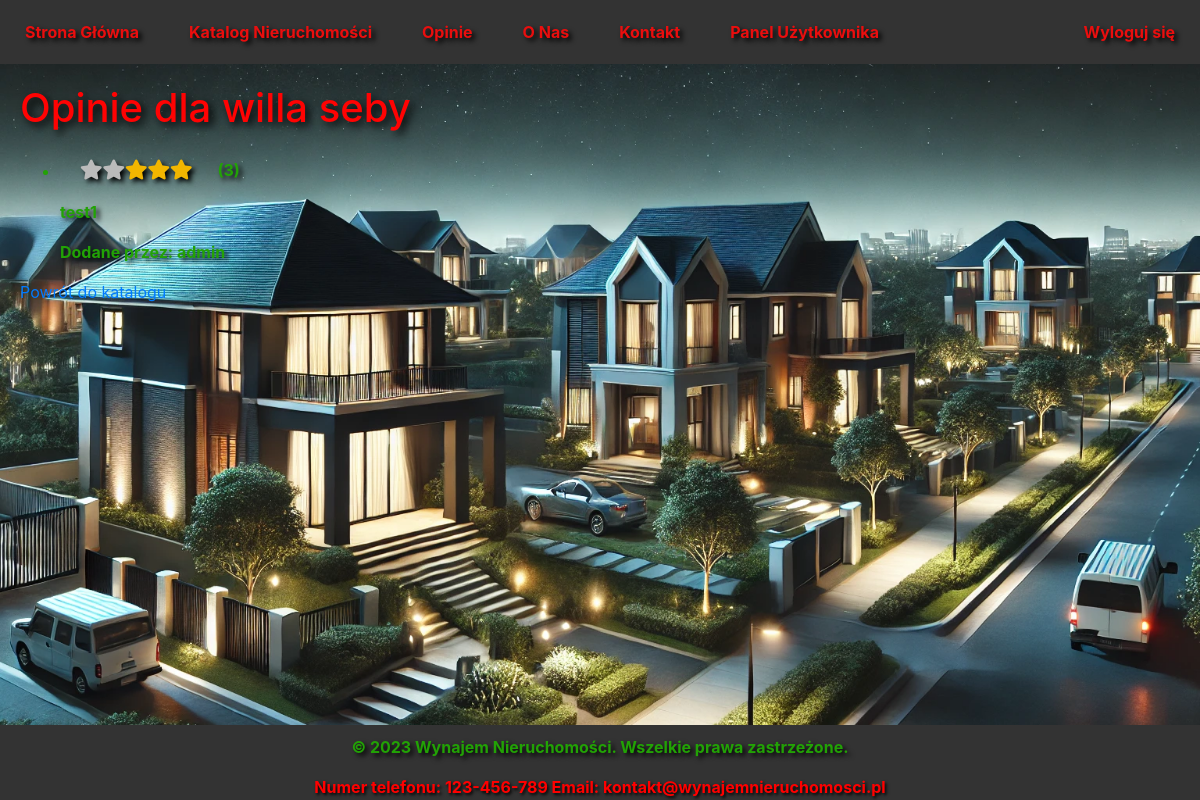
/opinie/1 (signed in), run on the app's committed database.
### app.py (models this page shows, shortened)
class Nieruchomosc(db.Model):
    id = db.Column(db.Integer, primary_key=True)
    nazwa = db.Column(db.String(100), nullable=False)
    lokalizacja = db.Column(db.String(100), nullable=False)
    cena_dzienna = db.Column(db.Float, nullable=False)
    opis = db.Column(db.Text, nullable=True)
    image_file = db.Column(db.String(100), nullable=False, default='default.jpg')  # Upewnij się, że kolumna istnieje
    wynajmy = db.relationship('Wynajem', backref='nieruchomosc', lazy=True)
    opinions = db.relationship('Opinion', back_populates='nieruchomosc', lazy=True)
    zdjecia = db.relationship('Zdjecie', backref='nieruchomosc', lazy=True)
    rentals = db.relationship('Rental', back_populates='nieruchomosc', cascade="all, delete-orphan")

class Opinion(db.Model):
    id = db.Column(db.Integer, primary_key=True)
    nieruchomosc_id = db.Column(db.Integer, db.ForeignKey('nieruchomosc.id'), nullable=False)
    user_id = db.Column(db.Integer, db.ForeignKey('user.id'), nullable=False)
    rating = db.Column(db.Integer, nullable=False)
    comment = db.Column(db.Text, nullable=False)
    nieruchomosc = db.relationship('Nieruchomosc', back_populates='opinions')
    user = db.relationship('User', back_populates='opinions')

class User(db.Model, UserMixin):
    id = db.Column(db.Integer, primary_key=True)
    username = db.Column(db.String(150), nullable=False, unique=True)
    password = db.Column(db.String(150), nullable=False)
    is_admin = db.Column(db.Boolean, default=False)
    first_name = db.Column(db.String(150))
    last_name = db.Column(db.String(150))
    email = db.Column(db.String(150), unique=True, nullable=False)
    phone_number = db.Column(db.String(20))
    opinions = db.relationship('Opinion', back_populates='user')
    rentals = db.relationship('Rental', backref='user', lazy=True)

### app.py (the view)
@app.route('/opinie/<int:nieruchomosc_id>')
def opinie_nieruchomosc(nieruchomosc_id):
    nieruchomosc = Nieruchomosc.query.get_or_404(nieruchomosc_id)
    return render_template('opinie_nieruchomosc.html', nieruchomosc=nieruchomosc)

### app.py (called while the page is built)
@login_manager.user_loader
def load_user(user_id):
    return User.query.get(int(user_id))

### templates/opinie_nieruchomosc.html (shortened to what this page needs)
{% extends "base.html" %}
{% block content %}
<h1>Opinie dla {{ nieruchomosc.nazwa }}</h1>
<ul>
    {% for opinion in nieruchomosc.opinions %}
        <li>
            <div class="opinion-rating">
                <div class="star-rating">
                    {% for i in range(5) %}
                        <span class="fa fa-star{% if i < opinion.rating %} checked{% endif %}"></span>
                    {% endfor %}
                </div>
                <span>({{ opinion.rating }})</span>
            </div>
            <p>{{ opinion.comment }}</p>
            <p>Dodane przez: {{ opinion.user.username }}</p>
        </li>
    {% endfor %}
</ul>
<a href="{{ url_for('katalog') }}">Powrót do katalogu</a>
{% endblock %}

### static/css/styles.css (style rules this page uses)
body { font-family: Arial, sans-serif; background: url('../images/tlo.webp') no-repeat center center fixed; background-size: cover; color: #ff0000; margin: 0; padding: 0; font-weight: bold; }
h1, h2, h3, h4, h5, h6, .navbar-brand, .nav-link, .alert, footer div { font-weight: bold; font-size: 1,5em; color:red; text-shadow: 0.1em 0.1em 0.2em black; }
h1 { color: #ff0303; text-shadow: 0.1em 0.1em 0.2em black; }
p,li { color: #22a205; font-weight: bold; font-size: 1,5em; text-shadow: 0.2em 0.2em 0.3em black; }
.star-rating { display: flex; flex-direction: row-reverse; justify-content: center; align-items: center; padding: 20px; }
.star-rating { display: flex; direction: ltr; }
.star-rating .fa-star { color: #bbb; font-size: 20px; }
.star-rating .fa-star.checked { color: #f2b600; }
.opinion-rating { display: flex; align-items: center; }
.opinion-rating .star-rating { margin-right: 5px; }

### data on the page
Nieruchomosc: nazwa "willa seby"
Opinion: rating "3", comment "test1", user.username "admin"
